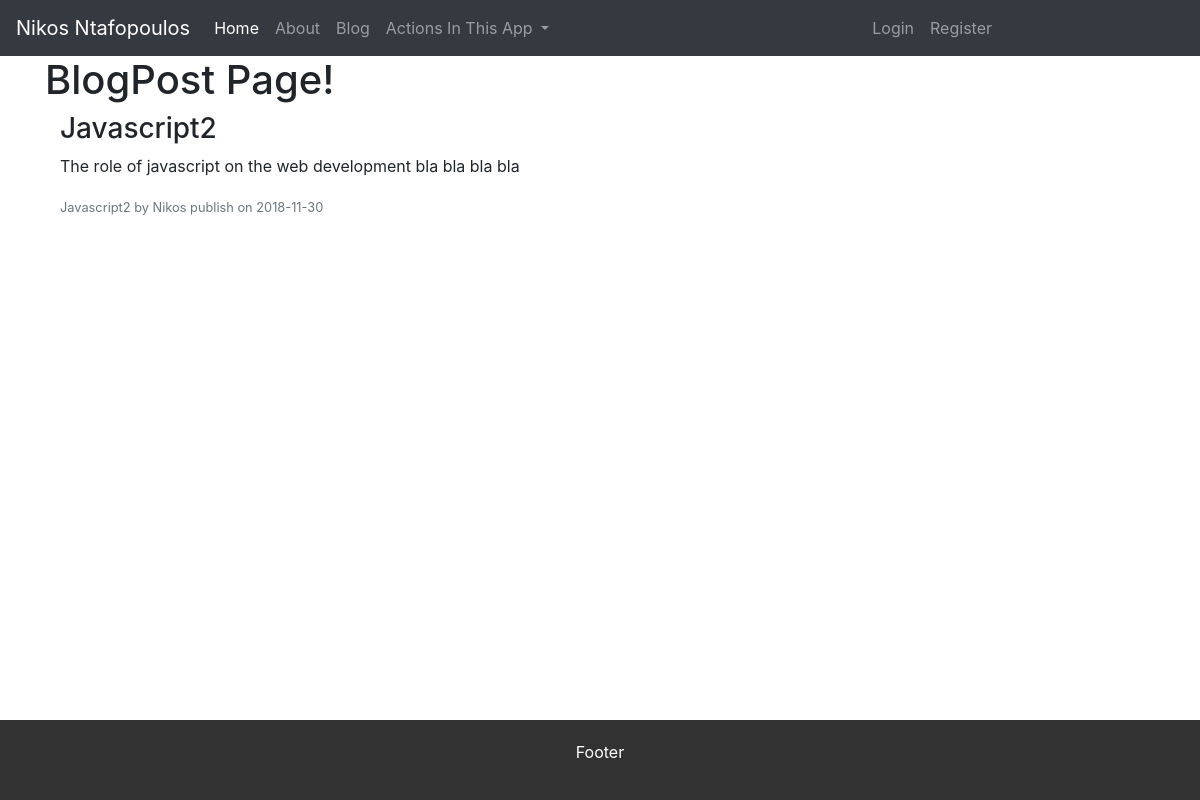
Screenshot of /post/2 with the database file from the repository.
### flaskblog/models.py (models this page shows, shortened)
class Post(db.Model):
    id = db.Column(db.Integer, primary_key=True)
    title = db.Column(db.String(100), nullable=False)
    date_posted = db.Column(db.DateTime, nullable=False, default=datetime.utcnow)
    content = db.Column(db.Text, nullable=False)
    user_id = db.Column(db.Integer, db.ForeignKey('user.id'), nullable=False)

class User(db.Model,UserMixin):
    id = db.Column(db.Integer, primary_key=True)
    username = db.Column(db.String(20), unique=True, nullable=False)
    email = db.Column(db.String(120), unique=True, nullable=False)
    image_file = db.Column(db.String(20), nullable=False, default='default.jpg')
    password = db.Column(db.String(60), nullable=False)
    posts = db.relationship('Post', backref='author', lazy=True)

### flaskblog/routes.py (the view)
@app.route("/post/<int:post_id>")
def post(post_id):
    post = Post.query.get_or_404(post_id)
    return render_template('post.html',title=post.title, post=post)

### flaskblog/templates/post.html (shortened to what this page needs)
{% extends "base.html" %}
{% block content %}
    <h1>BlogPost Page!</h1>
<article class="media content-section">
        <div class="container">
            <h3 class="article-title">{{post.title}}</h3>
            <p class="article-content">{{post.content}}</p>
            <div class="article-metadata">
                <small class="text-muted">{{post.title}} by {{ post.author.username }} publish on {{post.date_posted.strftime('%Y-%m-%d')}}</small>
            </div>
        </div>
    </article>
{% endblock content %}

### rows the page displays
Post: title "Javascript2", content "The role of javascript on the web development bla bla bla bla", date_posted "2018-11-30"
User: author.username "Nikos"
